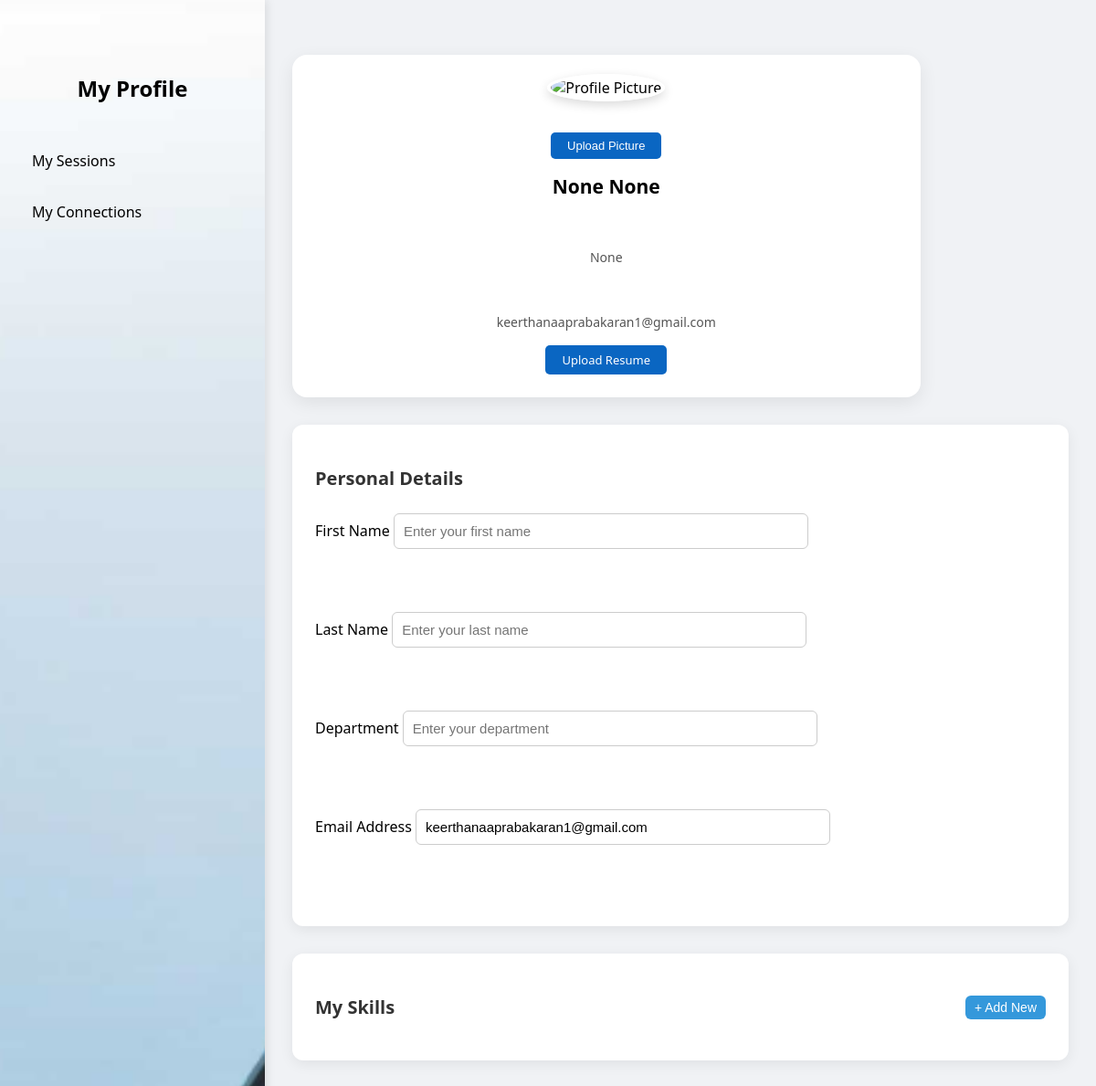
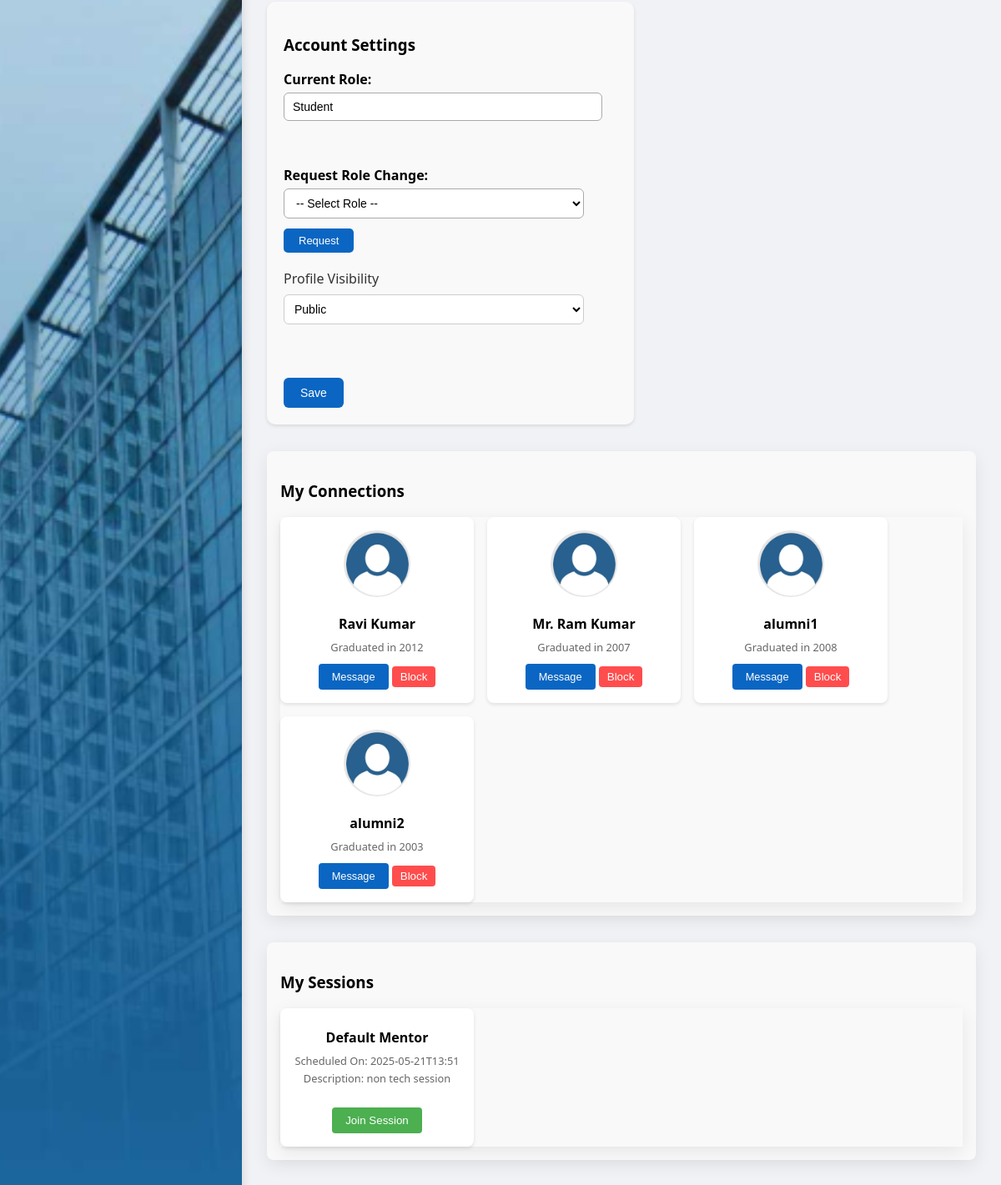
Page /profile (signed in) on the committed database (2 pictures, top to bottom).
### tables this page shows
CREATE TABLE user (
            id INTEGER PRIMARY KEY AUTOINCREMENT,
            fullname TEXT NOT NULL,
            email TEXT UNIQUE NOT NULL,
            password_hash TEXT NOT NULL,
            role TEXT DEFAULT 'user',
            graduation_year INTEGER,
            verified BOOLEAN DEFAULT 0,
            active BOOLEAN DEFAULT 1,
            failed_attempts INTEGER DEFAULT 0,
            locked_until TEXT,
            created_at TEXT DEFAULT CURRENT_TIMESTAMP
        , first_name TEXT, last_name TEXT, department TEXT, resume BLOB, privacy TEXT DEFAULT 'public', avatar BLOB, last_failed_attempt TEXT);

CREATE TABLE mentor_session (
            session_id INTEGER PRIMARY KEY AUTOINCREMENT,
            alumni_id INTEGER NOT NULL,
            session_start_time DATETIME NOT NULL,
            session_meet_link TEXT,
            session_description TEXT NOT NULL,
            session_started BOOLEAN DEFAULT 0,
            mentor_name TEXT NOT NULL,
            mentor_field TEXT NOT NULL,
            session_time DATETIME NOT NULL,
            mentor_image TEXT,
            FOREIGN KEY(alumni_id) REFERENCES user(id)
        );

### app.py (the view, shortened to what this page needs)
@app.route('/profile', methods=['GET', 'POST'])
def profile():
    if "user" not in session:
        return redirect(url_for('login'))
    session_email = session["user"]
    if request.method == 'GET':
        with get_db() as conn:
            user = conn.execute("SELECT * FROM user WHERE email = ?", (session_email,)).fetchone()
            if not user:
                return redirect(url_for('login'))
            user = dict(user)
            if user["avatar"]:
                user["avatar"] = base64.b64encode(user["avatar"]).decode("utf-8")
            role = user['role']
            resume_url = None
            if user["resume"]:
                resume_url = "/download_resume/{}".format(user['id'])
            skills = conn.execute("SELECT name, percentage FROM skill WHERE user_id = ?", (user['id'],)).fetchall()
            if role.lower() == 'student':
                sessions = conn.execute("""
                    SELECT ms.session_id, ms.session_time as session_start_time,
                        ms.session_description, ms.mentor_name,
                        ms.mentor_image
                    FROM mentor_session ms
                    JOIN session_member sm ON ms.session_id = sm.session_id
                    WHERE sm.student_id = ?
                """, (user['id'],)).fetchall()
            connections = conn.execute("""
                SELECT u.id, u.fullname, u.graduation_year, p.current_job, p.company
                FROM connection c
                JOIN user u ON (c.sender_id = u.id OR c.receiver_id = u.id) AND u.id != ?
                LEFT JOIN profile p ON u.id = p.user_id
                WHERE (c.sender_id = ? OR c.receiver_id = ?) AND c.status = 'accepted'
            """, (user['id'], user['id'], user['id'])).fetchall()
            return render_template('profile.html',
                user=user,
                skills=skills,
                resume_url=resume_url,
                role=role,
                sessions=sessions,
                connections=connections
            )

### app.py (called while the page is built)
def get_db():
    conn = sqlite3.connect(DB_PATH)
    conn.row_factory = sqlite3.Row
    conn.execute("PRAGMA foreign_keys = ON")
    return conn

@app.template_filter('escapejs')
def escapejs_filter(s):
    return escape(s)  # Or use a more specific escaping logic for JavaScript if needed

### templates/profile.html (shortened to what this page needs)
<!DOCTYPE html>
<html lang="en">
<head>
</head>
<body>
    <div class="dashboard">
        <aside class="sidebar">
            <h2>My Profile</h2>
            <ul>
                <li id="my-sessions">My Sessions</li>
                <li id="my-connections">My Connections</li>
            </ul>
        </aside>
        <main class="main-content">
            <section class="profile">
                <div class="profile-card">
                    <form id="avatar-form" method="POST" enctype="multipart/form-data" action="/upload_avatar">
                        {% if user.avatar %}
                        <img id="preview" alt="Profile Picture">
                        {% else %}
                        <img id="preview" src="/static/default-avatar.png" alt="Profile Picture">
                        {% endif %}
                        <input type="file" id="avatar-upload" name="avatar" accept="image/*" style="display: none;"><br></br>
                        <button type="button" class="upload-btn" onclick="document.getElementById('avatar-upload').click()">Upload Picture</button>
                    </form>
                    <h3 id="display-name">{{ user.first_name }} {{ user.last_name }}</h3><br></br>
                    <p id="display-location"> {{ user.department }}</p><br></br>
                    <p id="display-company">{{ user.email }}</p>
                    <label for="resume-upload" class="upload-btn">Upload Resume</label>
                </div>
                <div class="personal-details">
                    <h3>Personal Details</h3>
                    <div class="grid">
                        <label for="first-name">First Name
                            <input type="text" id="first-name" placeholder="Enter your first name" value="{{ user.first_name or '' }}">
                        </label><br><br>
                        <label for="last-name">Last Name
                            <input type="text" id="last-name" placeholder="Enter your last name" value="{{ user.last_name or '' }}">
                        </label><br><br>
                        <label for="department">Department
                            <input type="text" id="department" placeholder="Enter your department" value="{{ user.department or '' }}">
                        </label><br><br>
                        <label for="email">Email Address
                            <input type="email" id="email" placeholder="Enter your email" value="{{ user.email or '' }}">
                        </label><br><br>
                    </div>
                </div>
            </section>
            <section class="skills-events">
                <div class="skills">
                    <h3>My Skills <button id="add-skill">+ Add New</button></h3>
                </div>
                <div class="settings-container">
                    <h3>Account Settings</h3>
                    <label class="setting-label">Current Role:
                        <input type="text" value="{{role }}" readonly class="setting-select" style="cursor: not-allowed;">
                    </label>
                    <br><br>
                    <label class="setting-label">Request Role Change:
                        <select id="requested-role" class="setting-select">
                            <option disabled selected>-- Select Role --</option>
                        </select>
                        <button type="button" class="upload-btn" onclick="submitRoleRequest()">Request</button>
                    </label>
                    <label for="privacy" class="setting-label">Profile Visibility
                        <select id="privacy" name="privacy" class="setting-select">
                            <option value="public" {% if user.privacy=='public' %}selected{% endif %}>Public</option>
                        </select>
                    </label>
                    <br><br>
                    <button class="save-btn">Save</button>
                </div>
                <div class="connections-section">
                    <h3>My Connections</h3>
                    <div class="connections-container" id="connections-container">
                        {% if connections %}
                        {% for connection in connections %}
                        <div class="connection-card" id="connection-{{ connection.id }}">
                            <img src="/static/images/pro.png" alt="Profile" class="profile-pic">
                            <h4>{{ connection.fullname }}</h4>
                            <p>Graduated in {{ connection.graduation_year or 'Unknown' }}</p>
                            <button class="message-btn"
                                    onclick="location.href='/alunetmssg?name={{ connection.fullname|urlencode }}&id={{ connection.id }}'">
                                Message
                            </button>
                            <button class="block-btn" data-id="{{ connection.id }}" data-name="{{ connection.fullname|escapejs }}">Block</button>
                        </div>
                        {% endfor %}
                        {% else %}
                        <p>You don't have any connections yet.</p>
                        {% endif %}
                    </div>
                </div>
                <section class="sessions-section">
                    <h3>My Sessions</h3>
                    <div class="sessions-container" id="sessions-container">
                        {% if sessions %}
                        {% for session in sessions %}
                        <div class="sessions-card">
                            <h4>{{ session.mentor_name }}</h4>
                            <p>Scheduled On: {{ session.session_start_time }}</p>
                            <p>Description: {{ session.session_description }}</p>
                            <div class="session-buttons">
                                {% if role|lower == 'student' %}
                                <button class="join-session-btn" data-session-id="{{ session.session_id }}">Join Session</button>
                                {% elif role|lower == 'alumni' %}
                                <button class="start-session-btn" data-session-id="{{ session.session_id }}">Start Session</button>
                                {% endif %}
                            </div>
                        </div>
                        {% endfor %}
                        {% else %}
                        <p>You don't have any sessions yet.</p>
                        {% endif %}
                    </div>
                </section>
            </section>
        </main>
    </div>
</body>
</html>

### rows in the picture
user: email "keerthanaaprabakaran1@gmail.com", role "Student", privacy "Public"
user: fullname "Ravi Kumar", graduation_year "2012"
user: fullname "Mr. Ram Kumar", graduation_year "2007"
user: fullname "alumni1", graduation_year "2008"
user: fullname "alumni2", graduation_year "2003"
mentor_session: mentor_name "Default Mentor", session_start_time "2025-05-21T13:51", session_description "non tech session"

### other values in the picture
{{ user.first_name }} "None"
{{ user.last_name }} "None"
{{ user.department }} "None"
